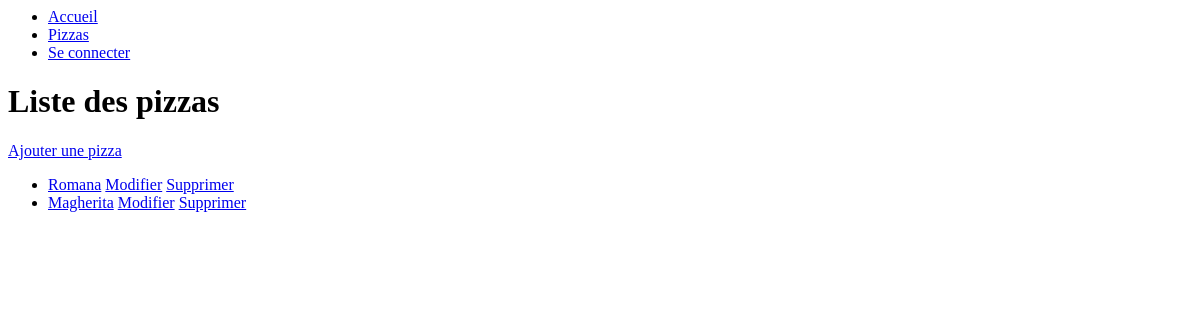
/pizzas/, run on an earlier commit of the app's database.
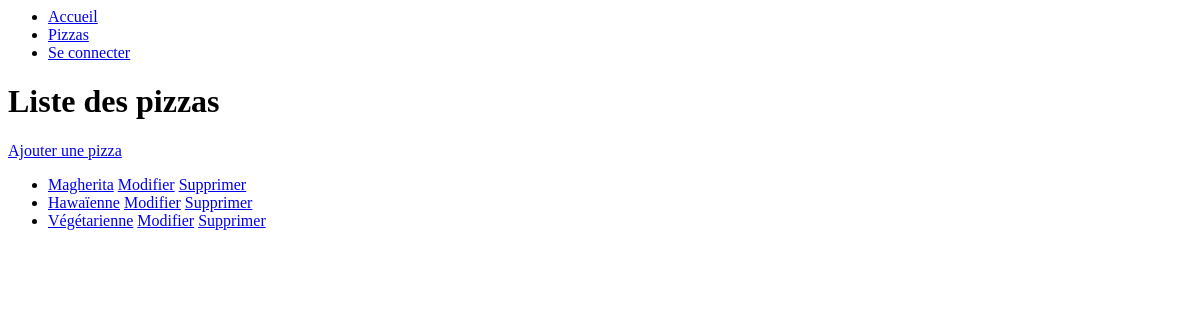
And on a later commit of the database.
### pizzas/models.py (models this page shows)
class Pizza(models.Model):
    name = models.CharField(max_length=50)
    def __str__(self) -> str:
        return self.name

### pizzas/views.py (the view)
# urls.py: path('pizzas/', views.pizzas, name='pizzas'),
def pizzas(request):
    pizzas = Pizza.objects.all()
    context = {'pizzas': pizzas}
    return render(request, 'pizzas/pizzas.html',context)

### pizzas/templates/pizzas/pizzas.html
{% extends 'pizzas/base.html' %}
{% block content %}
    <h1>Liste des pizzas</h1>
    <p><a href="{% url 'pizzas:new_pizza' %}">Ajouter une pizza</a></p>
    <ul>
    {% for pizza in pizzas %}
        <li>
            <a href="{% url 'pizzas:pizzas_toppings' pizza.id %}">{{pizza}}</a>
            <a href="{% url 'pizzas:edit_pizza' pizza.id %}">Modifier</a>
            <a href="{% url 'pizzas:delete_pizza' pizza.id %}">Supprimer</a>
        </li>
    {% empty %}
        <li>Désolé, il n'y a pas de pizza disponinle.</li>
    {% endfor %}
    </ul>
{% endblock content %}

### pizzas/templates/pizzas/base.html
<ul>
    <li><a href="{% url 'pizzas:index' %}">Accueil</a> </li>
    <li><a href="{% url 'pizzas:pizzas' %}">Pizzas</a></li>
    {% if user.is_authenticated %}
        <p>Bonjour {{ user.username }} <a href="{% url 'utilisateurs:logout' %}">Se deconnecter</a></p>
    {% else %}
        <li><a href="{% url 'utilisateurs:login' %}">Se connecter</a></li>
    {% endif %}
</ul>
{% block content %}
{% endblock content %}

What changed in the data, as far as the page shows it:
removed Pizza: name "Romana"
added Pizza: name "Hawaïenne"
added Pizza: name "Végétarienne"
